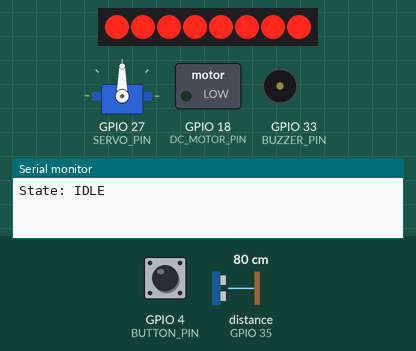
The sketch below on a simulated ESP32. On the bench: 8 shift-register outputs drawn as a row of LEDs (first output left, lit = HIGH), servo, switched loads named in the sketch (green lamp = pin HIGH), buzzer (waves = sounding), the last lines printed to the serial monitor. Wiring (inferred from the names in the program): ultrasonic range finder: trigger GPIO 14; echo GPIO 35; shift register (74HC595): data GPIO 19; shift clock GPIO 25; latch GPIO 32. Wiring (inferred from the signals the program sends): row of LEDs: on Q0, Q1, Q2, Q3, Q4, Q5, Q6, Q7. The test bench sets the inputs (shaded band); at power-on: GPIO 4 (BUTTON_PIN) HIGH, distance to the obstacle (sensor on GPIO 35) 80 cm. The echo pulse lasts 58.3 µs per cm; pins used as bus, display or sensor lines are not drawn.

Above: at 1.2 s.
1.3 s: GPIO 4 (BUTTON_PIN) pulled LOW for 0.15 s
At 2.8 s:
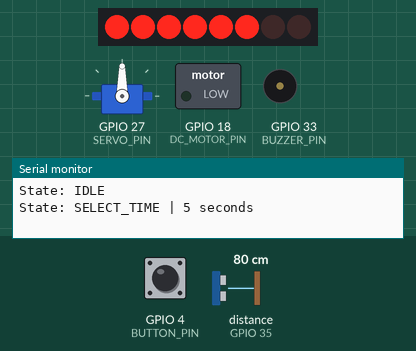
4.4 s: GPIO 4 (BUTTON_PIN) pulled LOW for 1 s
At 5.2 s:
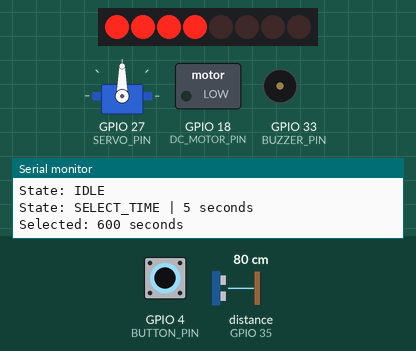
8.4 s: GPIO 4 (BUTTON_PIN) pulled LOW for 0.15 s
At 9.4 s:
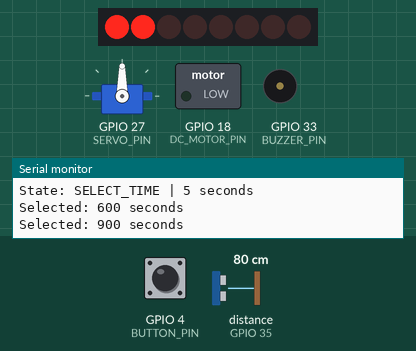
11.5 s: distance to the obstacle (sensor on GPIO 35) set to 55 cm
13.9 s: distance to the obstacle (sensor on GPIO 35) set to 47 cm
At 14.6 s:
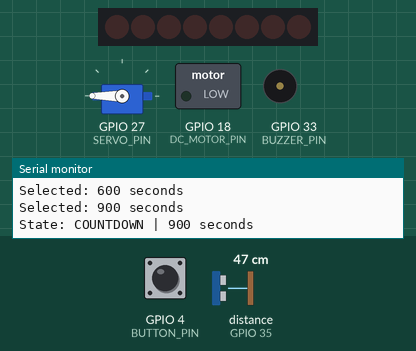
15.4 s: GPIO 4 (BUTTON_PIN) pulled LOW for 3.2 s
At 16.0 s:
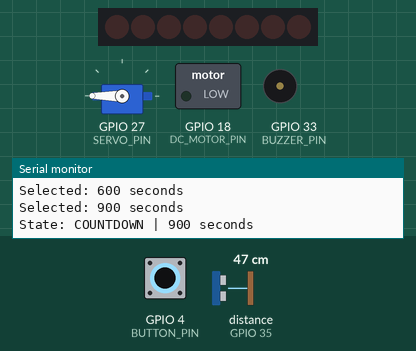
Timing chart, 0 to 18.4 s (numbered marks = the images above; inputs shaded):
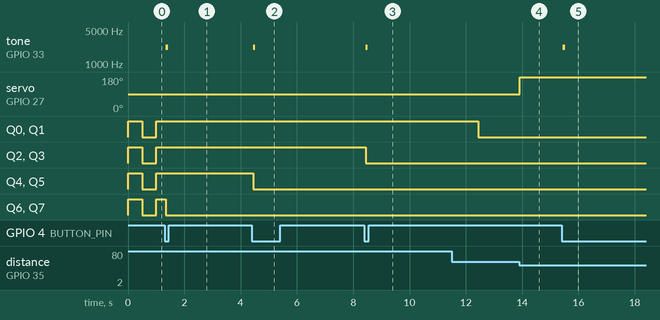

Measured:
- the behaviour switches between 51 and 50 cm on distance to the obstacle (sensor on GPIO 35) (found by bisection; images 3 and 4)
- after the input at 1.3 s, tone on GPIO 33 (BUZZER_PIN): silent → 2200 Hz at once, → silent 0.08 s later
- after the input at 4.4 s, tone on GPIO 33 (BUZZER_PIN): silent → 2200 Hz at once, → silent 0.08 s later
- after the input at 8.4 s, tone on GPIO 33 (BUZZER_PIN): silent → 2200 Hz at once, → silent 0.08 s later
- after the input at 13.9 s, servo on GPIO 27 (SERVO_PIN): 90° → 180° at once
- after the input at 15.4 s, tone on GPIO 33 (BUZZER_PIN): silent → 2200 Hz at once, → silent 0.08 s later

The sketch:

keyboardcreature.ino
```cpp
#include <Arduino.h>
#include <ESP32Servo.h>

// Outputs
#define DC_MOTOR_PIN 18
#define SERVO_PIN    27
#define BUZZER_PIN   33

// Inputs
#define BUTTON_PIN   4
#define TRIG_PIN     14
#define ECHO_PIN     35

// SN74HC595
#define DATA_PIN     19
#define CLOCK_PIN    25
#define LATCH_PIN    32

#define DISTANCE_LIMIT_CM 50

#define IDLE_BLINK_INTERVAL_MS 500
#define SELECTION_TIMEOUT_MS   4000
#define DISTANCE_READ_MS       100
#define BUTTON_BEEP_MS         80
#define FINISH_MOTOR_MS        4500
#define CELEBRATION_LED_MS     90

enum StudyState {
  IDLE,
  SELECT_TIME,
  COUNTDOWN,
  FINISHED
};

StudyState state = IDLE;
Servo fanServo;

const int optionCount = 4;
const int optionLEDs[optionCount] = {2, 4, 6, 8};
const unsigned long optionTimesMs[optionCount] = {300000, 600000, 900000, 1200000};

int selectedOption = -1;

bool idleBlinkState = false;
bool buzzerActive = false;

unsigned long countdownTotalMs = 0;
unsigned long countdownRemainingMs = 0;

unsigned long lastIdleBlinkTime = 0;
unsigned long lastSelectionPressTime = 0;
unsigned long lastCountdownTickTime = 0;
unsigned long lastDistanceReadTime = 0;
unsigned long buzzerStartTime = 0;
unsigned long finishedStartTime = 0;
unsigned long lastCelebrationLEDTime = 0;

bool lastButtonReading = HIGH;
bool stableButtonState = HIGH;
unsigned long lastButtonChangeTime = 0;
const unsigned long debounceDelayMs = 40;

float distanceCm = 999;
bool personPresent = false;

// Completion tune
const int melodyLength = 13;
const int melodyFreq[melodyLength] = {
  523, 659, 784, 1047,
  784, 1047, 1319, 0,
  988, 1047, 1175, 1319, 1568
};

const int melodyDur[melodyLength] = {
  120, 120, 120, 220,
  120, 120, 260, 80,
  120, 120, 120, 120, 360
};

int melodyIndex = 0;
unsigned long noteStartTime = 0;
bool tuneDone = false;

// LED celebration patterns
const byte celebrationPatterns[] = {
  0b10000001,
  0b01000010,
  0b00100100,
  0b00011000,
  0b00100100,
  0b01000010,
  0b10000001,
  0b11111111,
  0b00000000,
  0b10101010,
  0b01010101,
  0b11111111
};

const int celebrationPatternCount =
  sizeof(celebrationPatterns) / sizeof(celebrationPatterns[0]);

int celebrationStep = 0;

void writeLEDs(byte value) {
  digitalWrite(LATCH_PIN, LOW);
  shiftOut(DATA_PIN, CLOCK_PIN, LSBFIRST, value);
  digitalWrite(LATCH_PIN, HIGH);
}

byte ledCountToPattern(int ledCount) {
  byte pattern = 0;

  for (int i = 0; i < ledCount; i++) {
    pattern |= (1 << i);
  }

  return pattern;
}

void showLEDCount(int ledCount) {
  writeLEDs(ledCountToPattern(ledCount));
}

void startButtonBeep() {
  if (state == FINISHED) return;

  buzzerActive = true;
  buzzerStartTime = millis();
  ledcWriteTone(BUZZER_PIN, 2200);
}

void updateBuzzer() {
  if (state == FINISHED) return;

  if (buzzerActive && millis() - buzzerStartTime >= BUTTON_BEEP_MS) {
    buzzerActive = false;
    ledcWriteTone(BUZZER_PIN, 0);
  }
}

float readDistanceCM() {
  digitalWrite(TRIG_PIN, LOW);
  delayMicroseconds(2);

  digitalWrite(TRIG_PIN, HIGH);
  delayMicroseconds(10);
  digitalWrite(TRIG_PIN, LOW);

  long duration = pulseIn(ECHO_PIN, HIGH, 30000);

  if (duration == 0) {
    return 999;
  }

  return duration * 0.0343 / 2.0;
}

bool buttonPressedEvent() {
  bool reading = digitalRead(BUTTON_PIN);

  if (reading != lastButtonReading) {
    lastButtonChangeTime = millis();
    lastButtonReading = reading;
  }

  if (millis() - lastButtonChangeTime > debounceDelayMs) {
    if (reading != stableButtonState) {
      stableButtonState = reading;

      if (stableButtonState == LOW) {
        return true;
      }
    }
  }

  return false;
}

void updateDistance() {
  unsigned long now = millis();

  if (now - lastDistanceReadTime >= DISTANCE_READ_MS) {
    lastDistanceReadTime = now;

    distanceCm = readDistanceCM();
    personPresent = distanceCm <= DISTANCE_LIMIT_CM;
  }
}

void fanOff() {
  fanServo.write(90);
}

void fanOn() {
  fanServo.write(180);
}

void enterIdle() {
  state = IDLE;

  selectedOption = -1;
  countdownTotalMs = 0;
  countdownRemainingMs = 0;
  idleBlinkState = false;
  buzzerActive = false;

  digitalWrite(DC_MOTOR_PIN, LOW);
  fanOff();
  ledcWriteTone(BUZZER_PIN, 0);
  writeLEDs(0x00);

  Serial.println("State: IDLE");
}

void enterSelection() {
  state = SELECT_TIME;

  selectedOption = 0;
  lastSelectionPressTime = millis();

  digitalWrite(DC_MOTOR_PIN, LOW);
  fanOff();

  showLEDCount(optionLEDs[selectedOption]);

  Serial.println("State: SELECT_TIME | 5 seconds");
}

void advanceSelection() {
  selectedOption++;

  if (selectedOption >= optionCount) {
    selectedOption = 0;
  }

  lastSelectionPressTime = millis();
  showLEDCount(optionLEDs[selectedOption]);

  Serial.print("Selected: ");
  Serial.print(optionTimesMs[selectedOption] / 1000);
  Serial.println(" seconds");
}

void startCountdown() {
  state = COUNTDOWN;

  countdownTotalMs = optionTimesMs[selectedOption];
  countdownRemainingMs = countdownTotalMs;
  lastCountdownTickTime = millis();

  writeLEDs(0xFF);

  Serial.print("State: COUNTDOWN | ");
  Serial.print(countdownTotalMs / 1000);
  Serial.println(" seconds");
}

void enterFinished() {
  state = FINISHED;

  finishedStartTime = millis();
  lastCelebrationLEDTime = 0;
  celebrationStep = 0;

  melodyIndex = 0;
  noteStartTime = 0;
  tuneDone = false;
  buzzerActive = false;

  fanOff();
  digitalWrite(DC_MOTOR_PIN, HIGH);
  writeLEDs(0xFF);

  Serial.println("State: FINISHED | Celebration");
}

void updateIdle() {
  unsigned long now = millis();

  if (now - lastIdleBlinkTime >= IDLE_BLINK_INTERVAL_MS) {
    lastIdleBlinkTime = now;
    idleBlinkState = !idleBlinkState;
    writeLEDs(idleBlinkState ? 0xFF : 0x00);
  }
}

void updateSelection() {
  if (millis() - lastSelectionPressTime >= SELECTION_TIMEOUT_MS) {
    startCountdown();
  }
}

void updateCountdown() {
  unsigned long now = millis();

  if (personPresent) {
    fanOn();

    unsigned long elapsed = now - lastCountdownTickTime;

    if (elapsed >= countdownRemainingMs) {
      countdownRemainingMs = 0;
    } else {
      countdownRemainingMs -= elapsed;
    }

    lastCountdownTickTime = now;
  } else {
    fanOff();
    lastCountdownTickTime = now;
  }

  int ledsToShow = 0;

  if (countdownRemainingMs > 0) {
    ledsToShow = (countdownRemainingMs * 8 + countdownTotalMs - 1) / countdownTotalMs;
  }

  showLEDCount(ledsToShow);

  if (countdownRemainingMs == 0) {
    enterFinished();
  }
}

void updateCelebrationLEDs() {
  unsigned long now = millis();

  if (now - lastCelebrationLEDTime >= CELEBRATION_LED_MS) {
    lastCelebrationLEDTime = now;

    writeLEDs(celebrationPatterns[celebrationStep]);

    celebrationStep++;
    if (celebrationStep >= celebrationPatternCount) {
      celebrationStep = 0;
    }
  }
}

void updateFinishTune() {
  if (tuneDone) return;

  unsigned long now = millis();

  if (melodyIndex >= melodyLength) {
    tuneDone = true;
    ledcWriteTone(BUZZER_PIN, 0);
    return;
  }

  if (noteStartTime == 0) {
    noteStartTime = now;

    if (melodyFreq[melodyIndex] > 0) {
      ledcWriteTone(BUZZER_PIN, melodyFreq[melodyIndex]);
    } else {
      ledcWriteTone(BUZZER_PIN, 0);
    }
  }

  unsigned long elapsed = now - noteStartTime;
  unsigned long noteDuration = melodyDur[melodyIndex];

  if (elapsed > noteDuration * 0.8) {
    ledcWriteTone(BUZZER_PIN, 0);
  }

  if (elapsed >= noteDuration) {
    melodyIndex++;
    noteStartTime = 0;
  }
}

void updateFinished() {
  updateCelebrationLEDs();
  updateFinishTune();

  bool motorDone = millis() - finishedStartTime >= FINISH_MOTOR_MS;

  if (motorDone && tuneDone) {
    enterIdle();
  }
}

void setup() {
  Serial.begin(115200);

  pinMode(DC_MOTOR_PIN, OUTPUT);

  pinMode(BUTTON_PIN, INPUT_PULLUP);

  pinMode(TRIG_PIN, OUTPUT);
  pinMode(ECHO_PIN, INPUT);

  pinMode(DATA_PIN, OUTPUT);
  pinMode(CLOCK_PIN, OUTPUT);
  pinMode(LATCH_PIN, OUTPUT);

  fanServo.attach(SERVO_PIN, 500, 2400);
  fanOff();

  ledcAttach(BUZZER_PIN, 2200, 8);
  ledcWriteTone(BUZZER_PIN, 0);

  enterIdle();
}

void loop() {
  updateDistance();
  updateBuzzer();

  bool pressed = buttonPressedEvent();

  if (pressed) {
    startButtonBeep();

    if (state == IDLE) {
      enterSelection();
    } else if (state == SELECT_TIME) {
      advanceSelection();
    }
  }

  if (state == IDLE) {
    updateIdle();
  } else if (state == SELECT_TIME) {
    updateSelection();
  } else if (state == COUNTDOWN) {
    updateCountdown();
  } else if (state == FINISHED) {
    updateFinished();
  }
}
```
